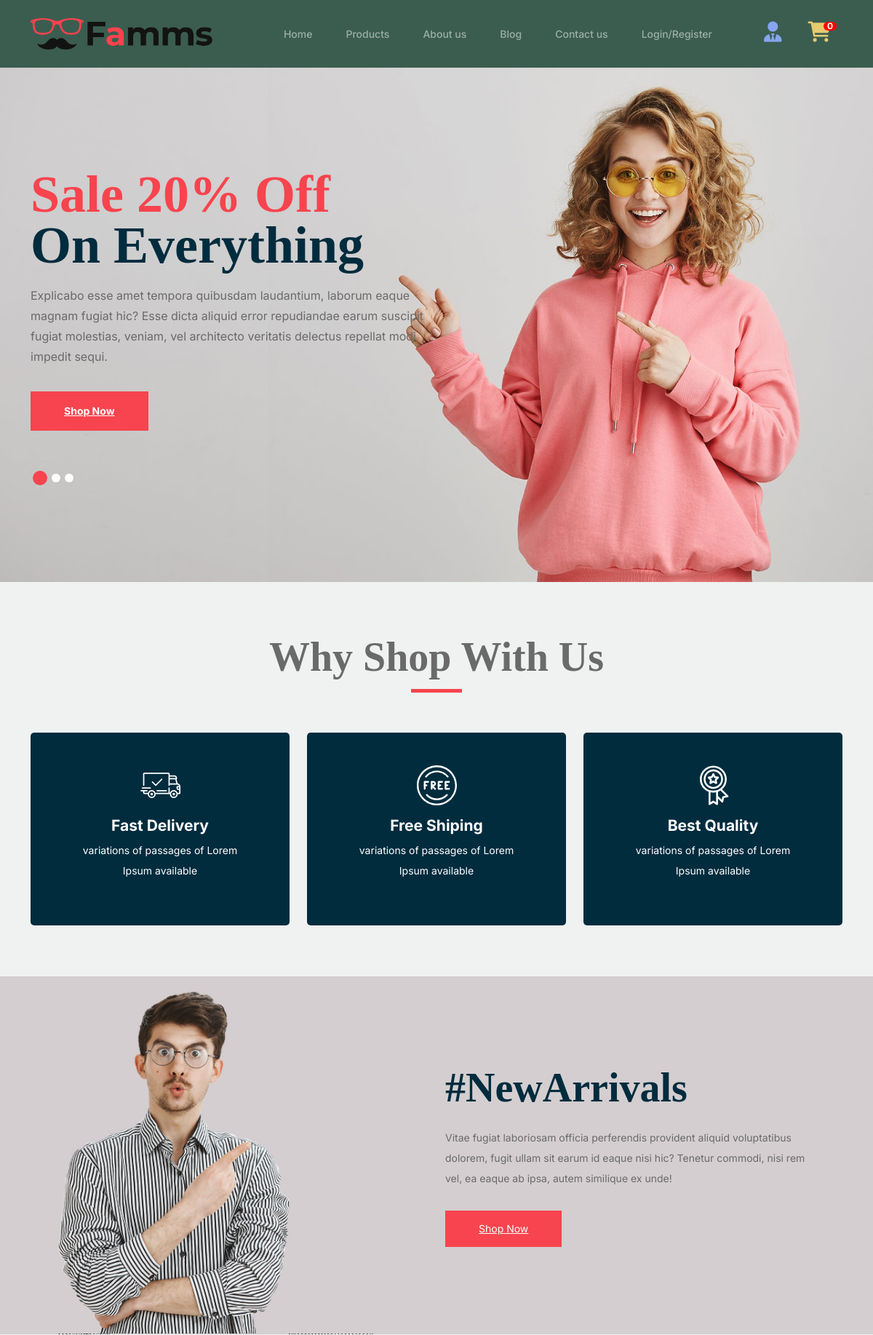
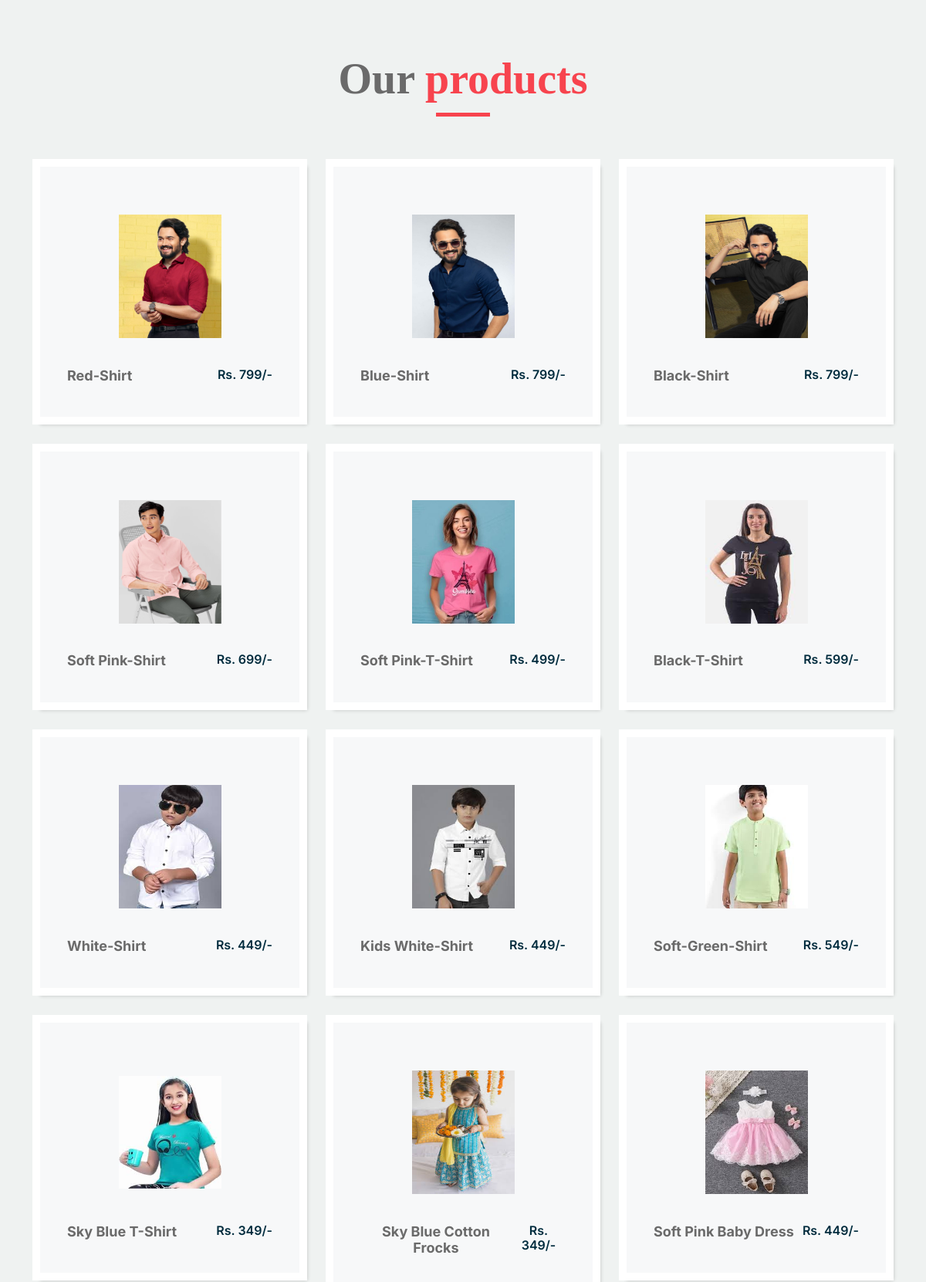
The page / (upper part) on the database its author committed (2 pictures, top to bottom).
### tables this page shows
CREATE TABLE `upload_pro` (
  `productid` int(11) NOT NULL,
  `type` varchar(50) NOT NULL,
  `name` varchar(50) NOT NULL,
  `price` double NOT NULL,
  `stock` varchar(50) NOT NULL,
  `image` varchar(50) NOT NULL
);

### allMethods.php (called while the page is built, shortened)
<?php
    function dbConnect()
    {
        $hostName = "localhost";
        $userName = "root";
        $userPassword = "";
        $dbName = "famms";
        $conn = mysqli_connect($hostName, $userName, $userPassword, $dbName);
        return $conn;
    }
    function getAllProducts()
    {
        $conn = dbConnect();
        if($conn)
        {
            $sql = "select * from upload_pro";
            $response = mysqli_query($conn, $sql);
            return $response;
        }
        else
        {
            echo "Database not connected";
        }
    }
?>

### index.php (the view, shortened to what this page needs)
<?php
    include('allMethods.php');
?>
<!DOCTYPE html>
<html>
   <head>
      <link rel="stylesheet" type="text/css" href="css/bootstrap.css" />
      <link href="css/font-awesome.min.css" rel="stylesheet" />
      <link href="css/style.css" rel="stylesheet" />
      <link href="css/responsive.css" rel="stylesheet" />
		<link href="furni/css/bootstrap.min.css" rel="stylesheet">
		<link href="https://cdnjs.cloudflare.com/ajax/libs/font-awesome/6.0.0-beta3/css/all.min.css" rel="stylesheet">
		<link href="furni/css/tiny-slider.css" rel="stylesheet">
		<link href="furni/css/style.css" rel="stylesheet">
   </head>
   <body>
      <div class="hero_area">
               <?php
                  include('navBar.php');
               ?>
         <section class="slider_section">
            <div class="slider_bg_box">
               <img src="images/slider-bg.jpg" alt="">
            </div>
            <div id="customCarousel1" class="carousel slide" data-ride="carousel">
               <div class="carousel-inner">
                  <div class="carousel-item active">
                     <div class="container ">
                        <div class="row">
                           <div class="col-md-7 col-lg-6 ">
                              <div class="detail-box">
                                 <h1>
                                    <span>
                                    Sale 20% Off
                                    </span>
                                    <br>
                                    On Everything
                                 </h1>
                                 <p>
                                    Explicabo esse amet tempora quibusdam laudantium, laborum eaque magnam fugiat hic? Esse dicta aliquid error repudiandae earum suscipit fugiat molestias, veniam, vel architecto veritatis delectus repellat modi impedit sequi.
                                 </p>
                                 <div class="btn-box">
                                    <a href="" class="btn1">
                                    Shop Now
                                    </a>
                                 </div>
                              </div>
                           </div>
                        </div>
                     </div>
                  </div>
               </div>
               <div class="container">
                  <ol class="carousel-indicators">
                     <li data-target="#customCarousel1" data-slide-to="0" class="active"></li>
                     <li data-target="#customCarousel1" data-slide-to="1"></li>
                     <li data-target="#customCarousel1" data-slide-to="2"></li>
                  </ol>
               </div>
            </div>
         </section>
      </div>
      <section class="why_section layout_padding">
         <div class="container">
            <div class="heading_container heading_center">
               <h2>
                  Why Shop With Us
               </h2>
            </div>
            <div class="row">
               <div class="col-md-4">
                  <div class="box ">
                     <div class="img-box">
                     </div>
                     <div class="detail-box">
                        <h5>
                           Fast Delivery
                        </h5>
                        <p>
                           variations of passages of Lorem Ipsum available
                        </p>
                     </div>
                  </div>
               </div>
               <div class="col-md-4">
                  <div class="box ">
                     <div class="img-box">
                     </div>
                     <div class="detail-box">
                        <h5>
                           Free Shiping
                        </h5>
                        <p>
                           variations of passages of Lorem Ipsum available
                        </p>
                     </div>
                  </div>
               </div>
               <div class="col-md-4">
                  <div class="box ">
                     <div class="img-box">
                     </div>
                     <div class="detail-box">
                        <h5>
                           Best Quality
                        </h5>
                        <p>
                           variations of passages of Lorem Ipsum available
                        </p>
                     </div>
                  </div>
               </div>
            </div>
         </div>
      </section>
      <section class="arrival_section">
         <div class="container">
            <div class="box">
               <div class="arrival_bg_box">
                  <img src="images/arrival-bg.png" alt="">
               </div>
               <div class="row">
                  <div class="col-md-6 ml-auto">
                     <div class="heading_container remove_line_bt">
                        <h2>
                           #NewArrivals
                        </h2>
                     </div>
                     <p style="margin-top: 20px;margin-bottom: 30px;">
                        Vitae fugiat laboriosam officia perferendis provident aliquid voluptatibus dolorem, fugit ullam sit earum id eaque nisi hic? Tenetur commodi, nisi rem vel, ea eaque ab ipsa, autem similique ex unde!
                     </p>
                     <a href="">
                     Shop Now
                     </a>
                  </div>
               </div>
            </div>
         </div>
      </section>
      <section class="product_section layout_padding">
         <div class="container">
            <div class="heading_container heading_center">
               <h2>
                  Our <span>products</span>
               </h2>
            </div>
            <div class="row">
               <?php
                   $response = getAllProducts();
                   $records = mysqli_num_rows($response);
                   if($records > 0) {
                     while($data = mysqli_fetch_assoc($response)) {
                        echo '
                        <div class="col-sm-6 col-md-4 col-lg-4">
                           <div class="box">
                              <div class="option_container">
                                 <div class="options">
                                 <a href="AddToCart.php?pid='.$data["productid"].'" class="option1">
                                 Add To Cart
                                 </a>
                                 <a href="checkout.php?flag=2&productid='.$data["productid"].'" class="option2">
                                 Buy Now
                                 </a>
                              </div>
                           </div>
                        <div class="img-box">
                           <img src="'.$data["image"].'" alt="" width="50%">
                        </div>
                           <div class="detail-box">
                              <h5>
                              '.$data["name"].'
                              </h5>
                              <h6>
                                 Rs. '.$data["price"].'/-
                              </h6>
                           </div>
                        </div>
                     </div>
                        ';
                     }
                   }
               ?>
            </div>
         </div>
      </section>
   </body>
</html>

### css/responsive.css (style rules this page uses)
@media (min-width: 1200px) { .container { max-width: 1170px; } }

### furni/css/style.css (style rules this page uses)
body { overflow-x: hidden; position: relative; }
body { font-family: "Inter", sans-serif; font-weight: 400; line-height: 28px; color: #6a6a6a; font-size: 14px; background-color: #eff2f1; }
a { text-decoration: none; -webkit-transition: .3s all ease; -o-transition: .3s all ease; transition: .3s all ease; color: #2f2f2f; text-decoration: underline; }

### rows shown on the page
upload_pro: image (picture), name "Red-Shirt", price "799"
upload_pro: image (picture), name "Blue-Shirt", price "799"
upload_pro: image (picture), name "Black-Shirt", price "799"
upload_pro: image (picture), name "Soft Pink-Shirt", price "699"
upload_pro: image (picture), name "Soft Pink-T-Shirt", price "499"
upload_pro: image (picture), name "Black-T-Shirt", price "599"
upload_pro: image (picture), name "White-Shirt", price "449"
upload_pro: image (picture), name "Kids White-Shirt", price "449"
upload_pro: image (picture), name "Soft-Green-Shirt", price "549"
upload_pro: image (picture), name "Sky Blue T-Shirt", price "349"
upload_pro: image (picture), name "Sky Blue Cotton Frocks", price "349"
upload_pro: image (picture), name "Soft Pink Baby Dress", price "449"
